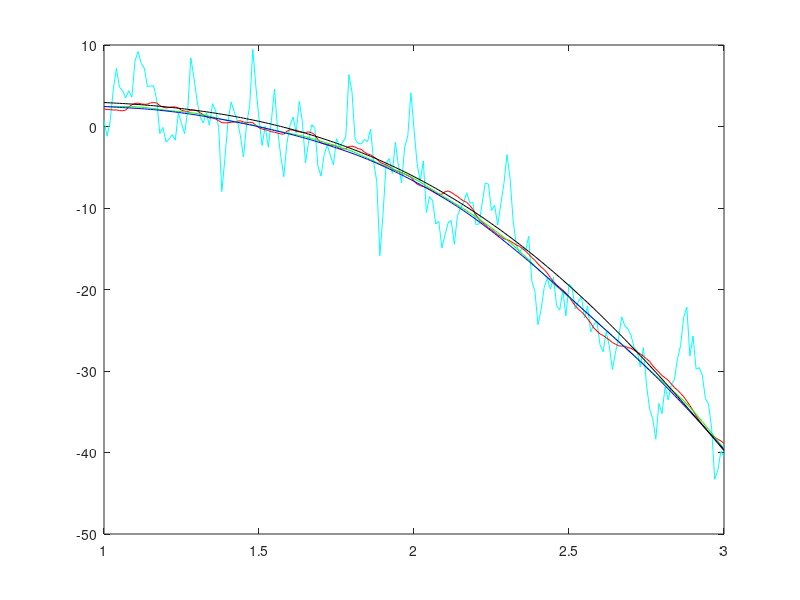

Here is the MATLAB script that generated this plot:
clear;clc;
x=1:0.01:3;%步进为0.01的自变量
x1=0.1:0.01:3.9;%扩大范围的自变量,用于求范围均值
y=exp(x).*sin(x);%f(x)
awgn=awgn(exp(x1).*sin(x1),10);%产生高斯白噪声,SNR=10
plot(x,awgn(91:291),'r',x,y,'k');
y2=2.*exp(x).*cos(x);%f(x)的二阶导数
for i=1:201
    approx0(i)=100.*(awgn(i+80)+awgn(i+100)-2.*awgn(i+90));%对原始噪声直接使用中心差商近似
end
plot(x,approx0,'r',x,y2,'k');
for i=1:341
    filter1(i)=sum(awgn(i:i+40))./41;%第1次处理
end
plot(x,filter1(71:271),'r',x,y,'k');
for i=1:201
    approx1(i)=100.*(filter1(i+60)+filter1(i+80)-2.*filter1(i+70));%第1次处理后使用中心差商近似
end
plot(x,approx1,'r',x,y2,'k');
for i=1:301
    filter2(i)=sum(filter1(i:i+40))./41;%第2次处理
end
for i=1:261
    filter3(i)=sum(filter2(i:i+40))./41;%第3次处理
end
for i=1:221
    filter4(i)=sum(filter3(i:i+40))./41;%第4次处理
end
for i=1:201
    approx2(i)=100.*(filter2(i+40)+filter2(i+60)-2.*filter2(i+50));
    %第2次处理后使用中心差商近似
end
for i=1:201
    approx3(i)=100.*(filter3(i+20)+filter3(i+40)-2.*filter3(i+30));
    %第3次处理后使用中心差商近似
end
for i=1:201
    approx4(i)=100.*(filter4(i)+filter4(i+20)-2.*filter4(i+10));
    %第4次处理后使用中心差商近似
end
plot(x,filter1(71:271),'c',x,filter2(51:251),'r',x,filter3(31:231),'g',x,filter4(11:211),'b',x,y,'k');
%四次处理与原函数对比
plot(x,approx1,'c',x,approx2,'r',x,approx3,'g',x,approx4,'b',x,y2,'k');
%四次中心差商近似与原函数二阶导数对比
